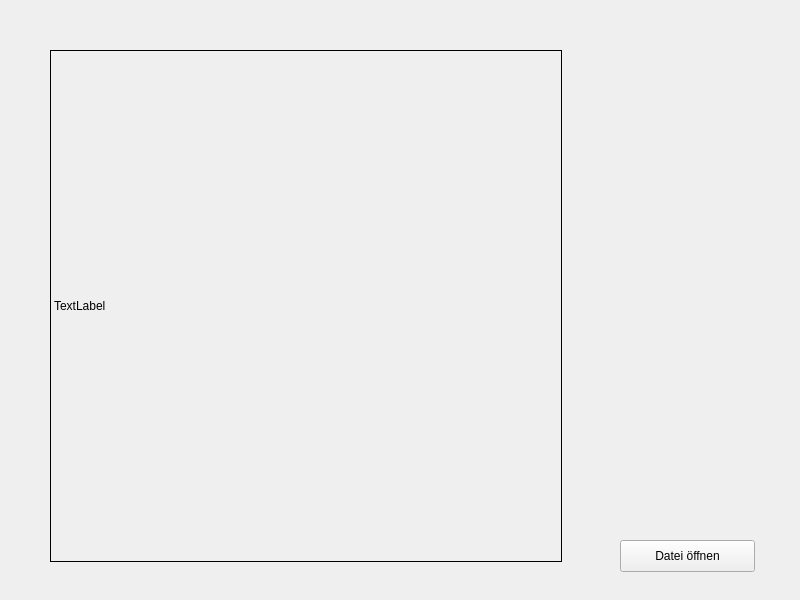
<?xml version="1.0" encoding="UTF-8"?>
<ui version="4.0">
 <class>Widget</class>
 <widget class="QWidget" name="Widget">
  <property name="geometry">
   <rect>
    <x>0</x>
    <y>0</y>
    <width>800</width>
    <height>600</height>
   </rect>
  </property>
  <property name="windowTitle">
   <string>Widget</string>
  </property>
  <widget class="QLabel" name="label_image">
   <property name="geometry">
    <rect>
     <x>50</x>
     <y>50</y>
     <width>512</width>
     <height>512</height>
    </rect>
   </property>
   <property name="frameShape">
    <enum>QFrame::Shape::Box</enum>
   </property>
   <property name="frameShadow">
    <enum>QFrame::Shadow::Plain</enum>
   </property>
   <property name="lineWidth">
    <number>1</number>
   </property>
   <property name="text">
    <string>TextLabel</string>
   </property>
  </widget>
  <widget class="QPushButton" name="pushButton_openFile">
   <property name="geometry">
    <rect>
     <x>620</x>
     <y>540</y>
     <width>135</width>
     <height>32</height>
    </rect>
   </property>
   <property name="text">
    <string>Datei öffnen</string>
   </property>
  </widget>
 </widget>
 <resources/>
 <connections/>
</ui>
